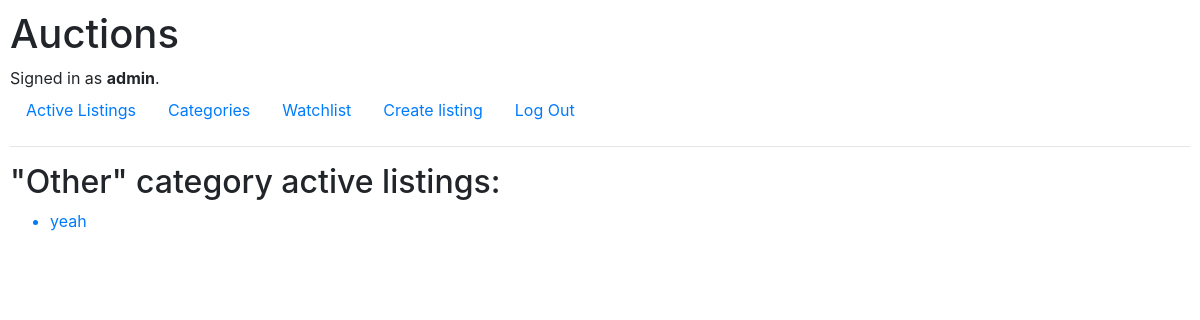
The app's page /category/Other (signed in) with its own data.
### auctions/models.py (models this page shows, shortened)
class User(AbstractUser):
    pass

class Category(models.Model):
    id = models.UUIDField(primary_key=True, default=uuid.uuid4, editable=False)
    category = models.CharField(max_length=15)

class Listing(models.Model):
    id = models.UUIDField(primary_key=True, default=uuid.uuid4, editable=False)
    title = models.CharField(max_length=25)
    image_url = models.URLField(blank=True, max_length=256)
    description = models.TextField()
    user = models.ForeignKey('User', on_delete=models.CASCADE, related_name='userListings')
    current_bid = models.DecimalField(max_digits=8, decimal_places=2)
    category = models.ForeignKey('Category', on_delete=models.SET('Other'), related_name='categoryListings')
    winner = models.ForeignKey('User', on_delete=models.SET(None), null=True, blank=True)

### auctions/views.py (the view)
# urls.py: path("category/<str:category>", views.category, name="category"),
def category(request, category):
    return render(request, "auctions/category.html", {
        'Listings' : Listing.objects.all().filter(category = Category.objects.get(category = category)),
        'category' : category
    })

### auctions/templates/auctions/category.html
{% extends "auctions/layout.html" %}
{% block body %}
    <h2>"{{category}}" category  active listings:</h2>
    {%if Listings %}
    <ul>
        {%for listing in Listings%}
            <a href= '{% url 'index'%}{{ listing.id }}' ><li>{{listing.description}}</li></a>
        {% endfor %}
    </ul>
    {%else%}
        <h3>No listings</h3>
    {%endif%}
{% endblock %}

### auctions/templates/auctions/layout.html (shortened to what this page needs)
{% load static %}
<!DOCTYPE html>
<html lang="en">
    <head>
        <link rel="stylesheet" href="https://stackpath.bootstrapcdn.com/bootstrap/4.4.1/css/bootstrap.min.css">
        <link href="{% static 'auctions/styles.css' %}" rel="stylesheet">
    </head>
    <body>
        <h1>Auctions</h1>
        <div>
            {% if user.is_authenticated %}
                Signed in as <strong>{{ user.username }}</strong>.
            {% else %}
                Not signed in.
            {% endif %}
        </div>
        <ul class="nav">
            <li class="nav-item">
                <a class="nav-link" href="{% url 'index' %}">Active Listings</a>
            </li>
            <li class="nav-item">
                <a class="nav-link" href="{% url 'categories' %}">Categories</a>
            </li>
            {% if user.is_authenticated %}
                <li class="nav-item">
                    <a class="nav-link" href="{% url 'watchlist' %}">Watchlist</a>
                </li>
                <li class="nav-item">
                    <a class="nav-link" href="{% url 'create' %}">Create listing</a>
                </li>
                <li class="nav-item">
                    <a class="nav-link" href="{% url 'logout' %}">Log Out</a>
                </li>
            {% endif %}
        </ul>
        <hr>
        {% block body %}
        {% endblock %}
    </body>
</html>

### auctions/static/auctions/styles.css (style rules this page uses)
body { padding: 10px; }

### records on screen
User: username "admin"
Category: category "Other"
Listing: description "yeah"
